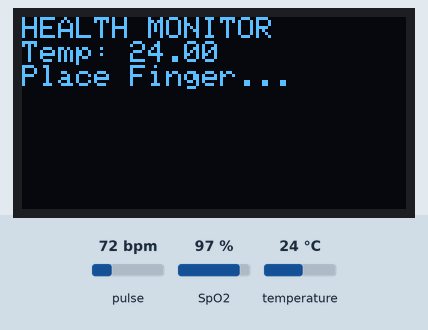
A sketch run on a simulated ESP32. Shown: 128×64 one-colour display. Inputs (shaded band) come from the test bench; at power-on: temperature 24 °C, pulse 72 bpm, SpO2 97 %. What the sketch prints to the serial monitor is not drawn.

Above: at 1.6 s.
1.7 s: temperature set to 12 °C
At 4.1 s:
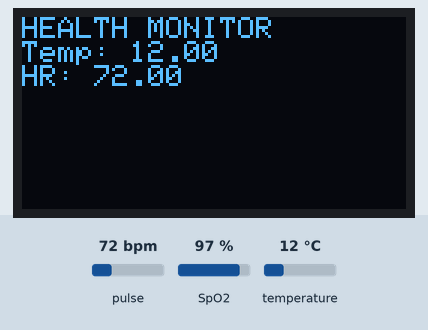
4.5 s: pulse set to 42 bpm
At 5.6 s:
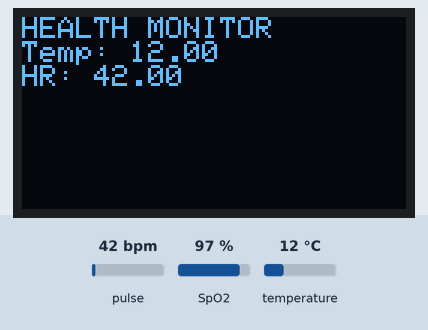
6.5 s: pulse set to 70 bpm
At 8.2 s:
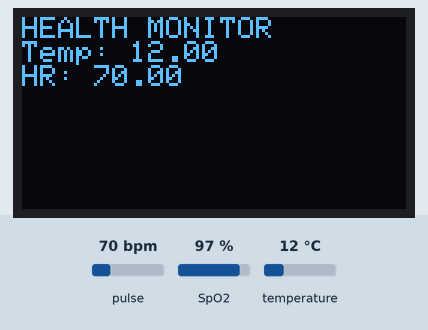
8.5 s: temperature set to 19 °C
At 9.9 s:
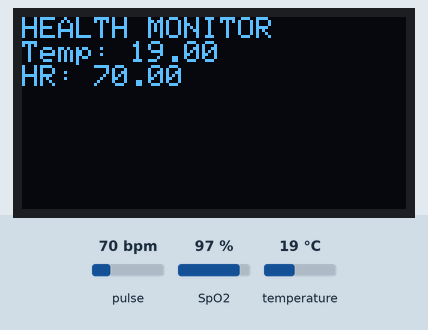
Timing chart, 0 to 11.5 s (numbered marks = the images above; inputs shaded):
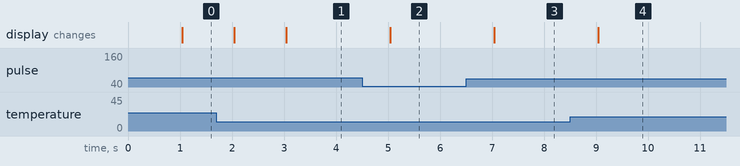

Measured:
- after the input at 1.7 s, the display: first changes after 0.35 s (image 1 shows a later state)
- after the input at 4.5 s, the display: changes after 0.55 s (image 2)
- after the input at 6.5 s, the display: changes after 0.55 s (image 3)
- after the input at 8.5 s, the display: changes after 0.55 s (image 4)

The sketch:

code.ino
```cpp
#include <Wire.h>
#include <NimBLEDevice.h>
#include <MAX30100_PulseOximeter.h>
#include <Adafruit_MCP9808.h>
#include <Adafruit_GFX.h>
#include <Adafruit_SSD1306.h>

#define SDA_PIN 5
#define SCL_PIN 6
#define BUZZER_PIN 7
#define OLED_ADDR 0x3C

PulseOximeter pox;
Adafruit_MCP9808 mcp;
Adafruit_SSD1306 display(128, 64, &Wire, -1);

float heartRate = 0, spo2 = 0, temperature = 0;
uint32_t lastBeat = 0;
bool fingerPresent = false;

void onBeatDetected() { lastBeat = millis(); }

void setup() {
  Serial.begin(115200); // Set to 115200 for high-speed real-time monitoring
  while (!Serial);
  Serial.println("--- SYSTEM BOOTING ---");

  // Force I2C pins and slow down clock for stability
  Wire.begin(SDA_PIN, SCL_PIN);
  Wire.setClock(10000); // 10kHz - very slow/stable for debugging

  if(!display.begin(SSD1306_SWITCHCAPVCC, OLED_ADDR)) Serial.println("OLED ERROR");

  if(!mcp.begin(0x18)) Serial.println("MCP9808 ERROR");

  Serial.println("Initializing MAX30100...");
  if (!pox.begin()) {
    Serial.println("MAX30100 FAILED! Check pull-up resistors.");
    // Don't stop the code, let it continue so you can at least see Temp
  } else {
    Serial.println("MAX30100 SUCCESS!");
  }

  pox.setOnBeatDetectedCallback(onBeatDetected);
  pox.setIRLedCurrent(MAX30100_LED_CURR_7_6MA); // Standard setting
}

void loop() {
  // CRITICAL: pox.update() must run as fast as possible
  pox.update();

  static uint32_t lastReport = 0;
  if (millis() - lastReport >= 1000) {
    lastReport = millis();

    heartRate = pox.getHeartRate();
    spo2 = pox.getSpO2();
    temperature = mcp.readTempC();

    // Determine if finger is present based on valid HR
    fingerPresent = (heartRate > 30);

    // Prepare JSON manually to be 100% sure of formatting
    Serial.print("{\"hr\":");
    Serial.print(heartRate, 1);
    Serial.print(",\"spo2\":");
    Serial.print(spo2, 1);
    Serial.print(",\"temp\":");
    Serial.print(temperature, 2);
    Serial.println("}");
    Serial.flush(); // Force the data out of the serial buffer

    // Basic OLED update
    display.clearDisplay();
    display.setTextSize(1);
    display.setTextColor(WHITE);
    display.setCursor(0,0);
    display.println("HEALTH MONITOR");
    display.print("Temp: "); display.println(temperature);
    if(fingerPresent) {
      display.print("HR: "); display.println(heartRate);
    } else {
      display.println("Place Finger...");
    }
    display.display();
  }
}
```
